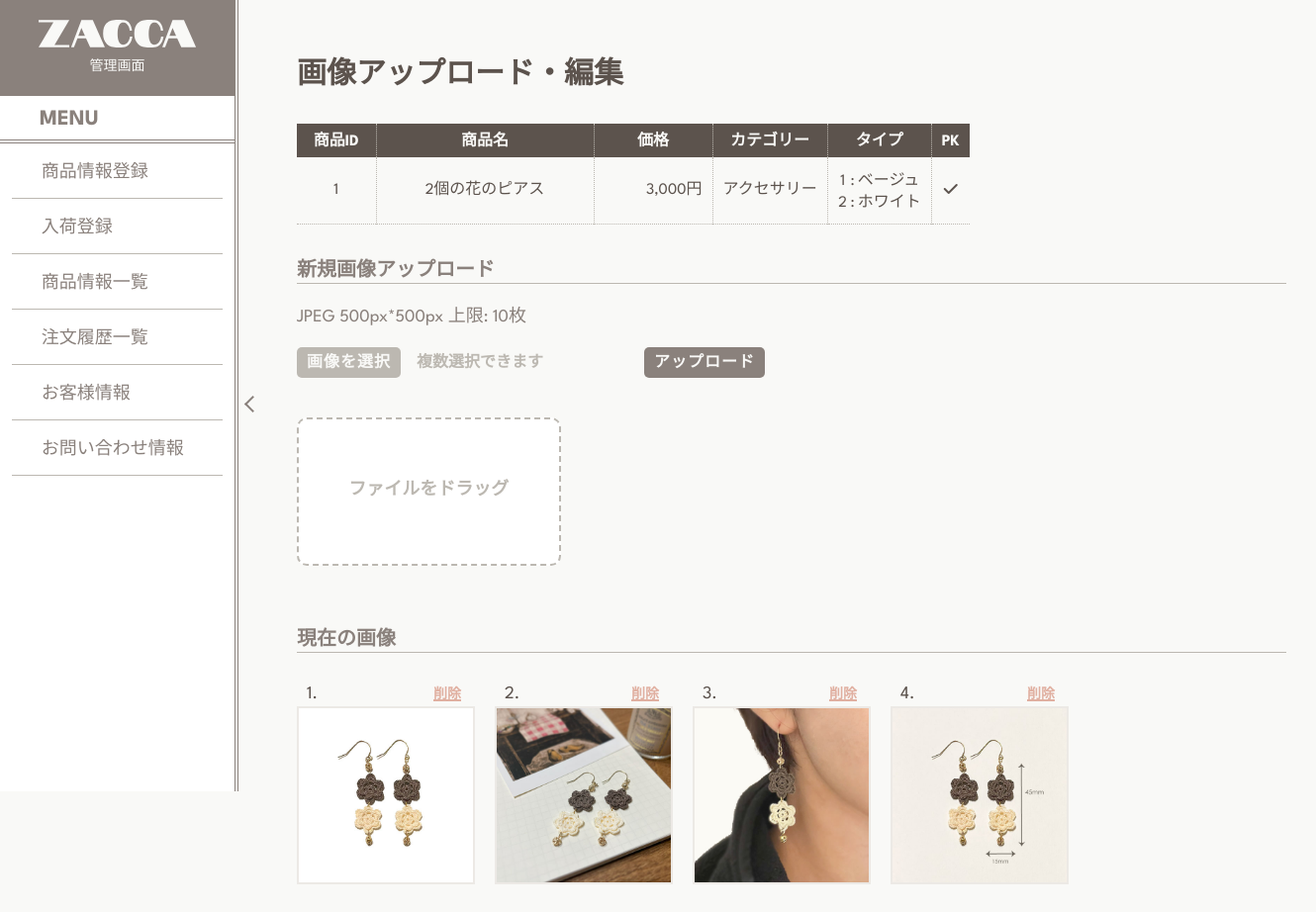
Screenshot of /admin/edit_product_img.php?id=1 with the database file from the repository.
### tables this page shows
CREATE TABLE `products` (
  `product_id` int(11) NOT NULL,
  `product_name` varchar(50) NOT NULL,
  `product_price` int(6) NOT NULL,
  `product_description` text DEFAULT NULL,
  `product_img_num` int(2) NOT NULL DEFAULT 0,
  `pickup` int(1) NOT NULL DEFAULT 0,
  `category_id` int(2) NOT NULL,
  `created_at` datetime NOT NULL
);

CREATE TABLE `categories` (
  `category_id` int(11) NOT NULL,
  `category_name` varchar(10) NOT NULL
);

CREATE TABLE `products_detail` (
  `product_id` int(5) NOT NULL,
  `type_id` int(1) NOT NULL,
  `type_name` varchar(10) NOT NULL DEFAULT 'none',
  `quantity` int(10) NOT NULL DEFAULT 0
);

### admin/edit_product_img.php (called while the page is built, shortened)
<?php
require_once('../helper/db_helper.php');
$dbh = get_db_connect();
if (isset($_GET['id'])) {
  $product_id = $_GET['id'];
  $product_data = get_product_data($dbh, $product_id);
  if ($category_data = get_category_name($dbh, $product_data['category_id'])) {
    $category_name = $category_data['category_name'];
  }
  $type_data = get_type_data($dbh, $product_data['product_id']);
} else {
  redirect('edit_product.php');
}
include_once('views/edit_product_img_view.php');

### helper/db_helper.php (called while the page is built, shortened)
<?php
function get_product_data($dbh, $product_id)
{
  $sql = "SELECT * FROM products WHERE product_id = :product_id";
  $stmt = $dbh->prepare($sql);
  $stmt->bindValue(':product_id', $product_id, PDO::PARAM_INT);
  $stmt->execute();
  $data = $stmt->fetch(PDO::FETCH_ASSOC);
  return $data;
}
function get_type_data($dbh, $id)
{
  $sql = "SELECT * FROM products_detail WHERE product_id = :id";
  $stmt = $dbh->prepare($sql);
  $stmt->bindValue(':id', $id, PDO::PARAM_INT);
  $stmt->execute();
  $data = $stmt->fetchAll(PDO::FETCH_ASSOC);
  return $data;
}
function get_category_name($dbh, $category_id)
{
  $sql = "SELECT * FROM categories WHERE category_id = :category_id";
  $stmt = $dbh->prepare($sql);
  $stmt->bindValue(':category_id', $category_id, PDO::PARAM_INT);
  $stmt->execute();
  $data = $stmt->fetch(PDO::FETCH_ASSOC);
  return $data;
}

### admin/views/edit_product_img_view.php (the view, shortened to what this page needs)
<?php include_once('views/components/header.php'); ?>
<main>
  <div class="admin-container">
    <section class="admin-product-img">
      <h3>画像アップロード・編集</h3>
      <?php if (!$product_data) : ?>
        <p class="admin-err">商品が存在しません</p>
        <a href="edit_prod.php" class="admin-button admin-button-main">一覧へ戻る</a>
      <?php else : ?>
        <table>
          <tbody id="admin-product-input-table">
            <tr>
              <th class="admin-table-id">商品ID</th>
              <th class="admin-table-name">商品名</th>
              <th class="admin-table-price">価格</th>
              <th>カテゴリー</th>
              <th>タイプ</th>
              <th>PK</th>
            </tr>
            <tr>
              <td><?= $product_data['product_id']  ?></td>
              <td><?= $product_data['product_name'] ?></td>
              <td class="admin-right"><?= number_format($product_data['product_price']) . '円' ?></td>
              <td>
                <?php if (!isset($category_name)) : ?>
                  <p class="admin-table-err">データを取得できません</p>
                <?php else : ?>
                  <?= $category_name ?>
                <?php endif; ?>
              </td>
              <td>
                <?php if (!$type_data) : ?>
                  <p class="admin-table-err">データを取得できません</p>
                <?php else : ?>
                  <ul class="admin-type-name admin-table-left">
                    <?php foreach ($type_data as $type) : ?>
                      <li class="admin-left"><span class="admin-type-number"><?= $type['type_id'] ?></span> <span class="admin-type-number">:</span><?= $type['type_name'] ?></li>
                    <?php endforeach; ?>
                  </ul>
                <?php endif; ?>
              </td>
              <td>
                <?php if ($product_data['pickup']) : ?>
                  <p><i class="fa-solid fa-check"></i></p>
                <?php else : ?>
                  <p>-</p>
                <?php endif; ?>
              </td>
            </tr>
          </tbody>
        </table>
        <h4>新規画像アップロード</h4>
        <div class="admin-product-img-content">
          <p>JPEG 500px*500px 上限: 10枚</p>
          <form action="" method="post" enctype="multipart/form-data">
            <div class="admin-product-img-form">
              <label class="admin-product-img-button admin-button">
                画像を選択<input type="file" name="product-img[]" id="img-submit" multiple>
              </label>
              <p id="img-select-text">複数選択できます</p>
              <input type="submit" value="アップロード" class="admin-button admin-button-main">
            </div>
          </form>
          <div class="admin-product-img-upload">
            <div id="drop-img" class="admin-product-img-drop">
              <p>ファイルをドラッグ</p>
            </div>
            <ul id="select-img" class="admin-product-img-flex admin-product-img-drop">
            </ul>
          </div>
        </div>
        <h4>現在の画像</h4>
        <ul class="admin-product-img-flex admin-product-img-list">
          <?php for ($i = 0; $i < $product_data['product_img_num']; $i++) : ?>
            <li>
              <div class="admin-product-img-list-label">
                <p><?= $i + 1 ?>.</p>
                <a href="delete_product_img.php?id=<?= $product_data['product_id'] ?>&img=<?= $i + 1 ?>"> 削除</a>
              </div>
              <img src="../img/<?= $product_data['product_id'] ?>_<?= $i + 1 ?>.jpg?<?= date('YmdHis') ?>" alt="<?= $product_data['product_name'] . '_' . $i + 1 ?>">
            </li>
          <?php endfor; ?>
        </ul>
      <?php endif; ?>
    </section>
  </div>
</main>
</body>
</html>

### css/style.css (style rules this page uses)
:root { --darkbrown: #5c534d; --brown: #8a817c; --lightbrown: #bcb8b1; --beige: #f9f9f7; --pink: #e0afa0; --white: #ffffff; --shadow: #e8e8e3; --shadowMV: #a19e8f; --footerbutton-color: var(--lightbrown); --footerbutton-background: transparent; --modal_top: 0; }
*, *::before, *::after { box-sizing: border-box; }
html { scroll-behavior: smooth; }
body { background-color: var(--beige); font-family: "League Spartan", "Century Gothic", "Avenir", "Zen Kaku Gothic New", sans-serif; -webkit-text-size-adjust: 100%; position: relative; min-height: 100vh; }
p { color: var(--darkbrown); margin: 0; padding-bottom: 0; }
ul { margin: 0; padding-left: 0; list-style: none; }
a { text-decoration: none; color: var(--brown); transition: 0.5s; -webkit-tap-highlight-color: transparent; cursor: pointer; }
input[type="submit"], button { border: none; cursor: pointer; transition: 0.5s; -webkit-tap-highlight-color: transparent; }
section:first-child { padding-top: 72px; }
section { padding-top: 64px; }
section:last-child { padding-bottom: 560px; }

### css/tablet.css (style rules this page uses)
@media screen and (min-width: 48em) { section:first-child { padding-top: 84px; } }
@media screen and (min-width: 48em) { section { padding-top: 72px; } }
@media screen and (min-width: 48em) { section:last-child { padding-bottom: 440px; } }

### css/pc.css (style rules this page uses)
@media screen and (min-width: 64em) { section:first-child { padding-top: 98px; } }
@media screen and (min-width: 64em) { section { padding-top: 84px; } }
@media screen and (min-width: 64em) { section:last-child { padding-bottom: 500px; } }

### rows the page displays
products: product_id "1", product_name "2個の花のピアス", product_price "3,000"
categories: category_name "アクセサリー"
products_detail: type "1", type_name "ベージュ"
products_detail: type "2", type_name "ホワイト"
